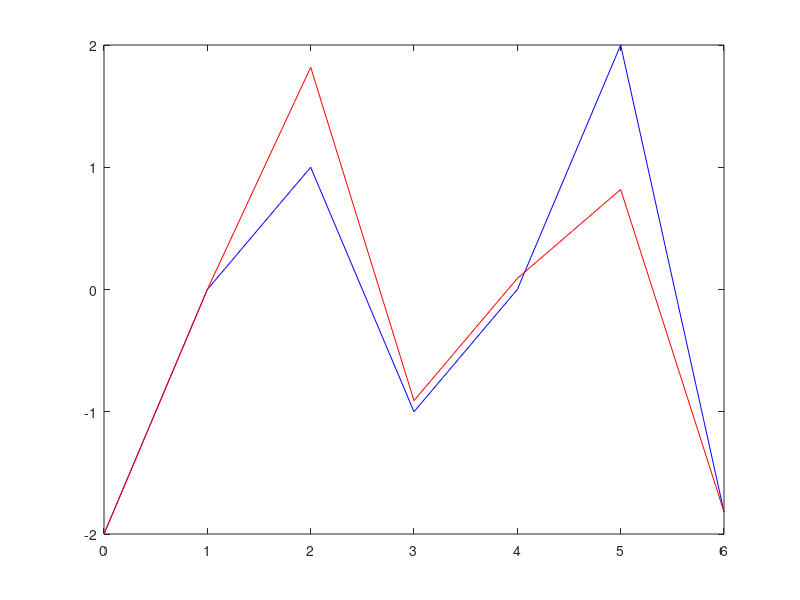

Source code (MATLAB):
clear all;
clc;

% compute lpc coefficients a1 and a2 of f(t) = [-2 0 1 -1 0 2]
A = [0 -2; 1  0; -1 1; 0 -1];
b = [   1;   -1;    0;    2];

a = pinv(A)*b;

% determine f's
f2 = [-2 0] * a;
f3 = [1  0] * a;
f4 = [-1 1] * a;
f5 = [0 -1] * a;
f6 = [2  0] * a;

orig = [-2 0 1 -1 0 2 f6];
est = [-2 0 f2 f3 f4 f5 f6];
plot(0:6, orig, 'b');
hold on;
plot(0:6, est, 'r');
hold off;